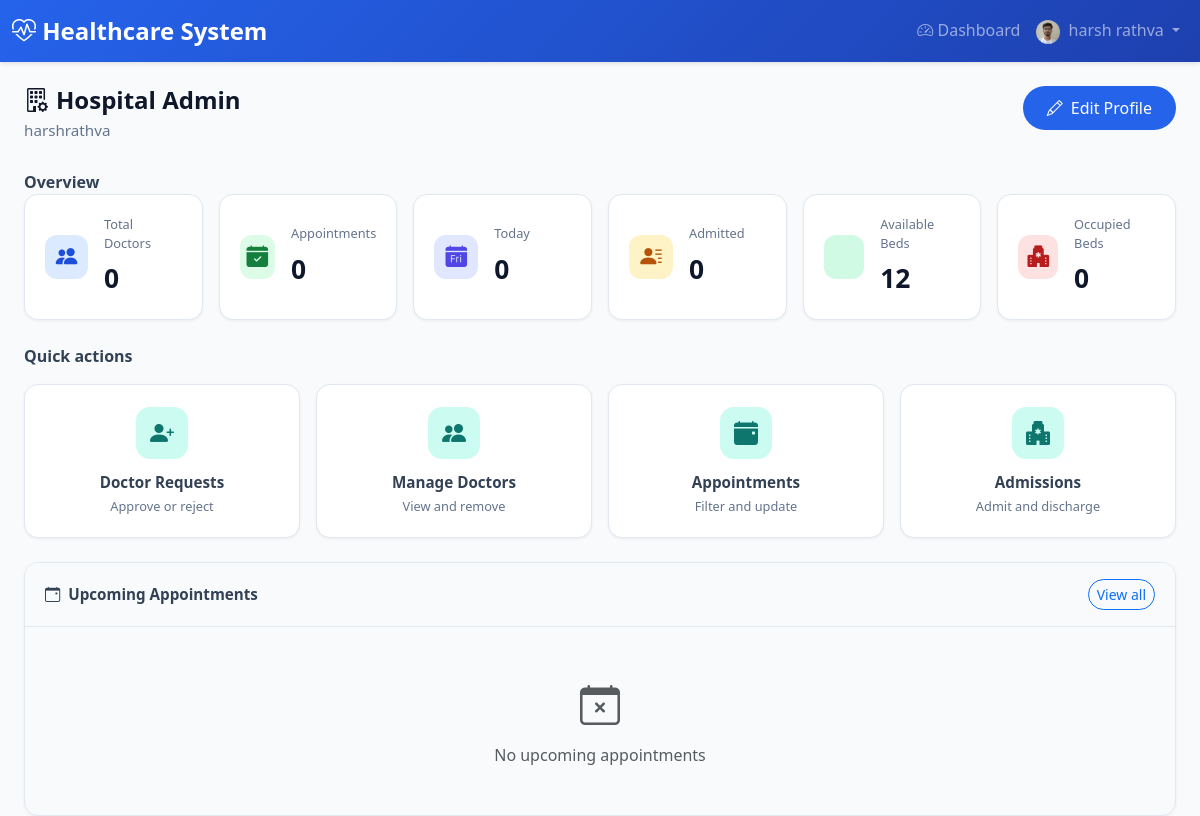
/hospitals/admin/ (signed in), run on an earlier commit of the app's database.
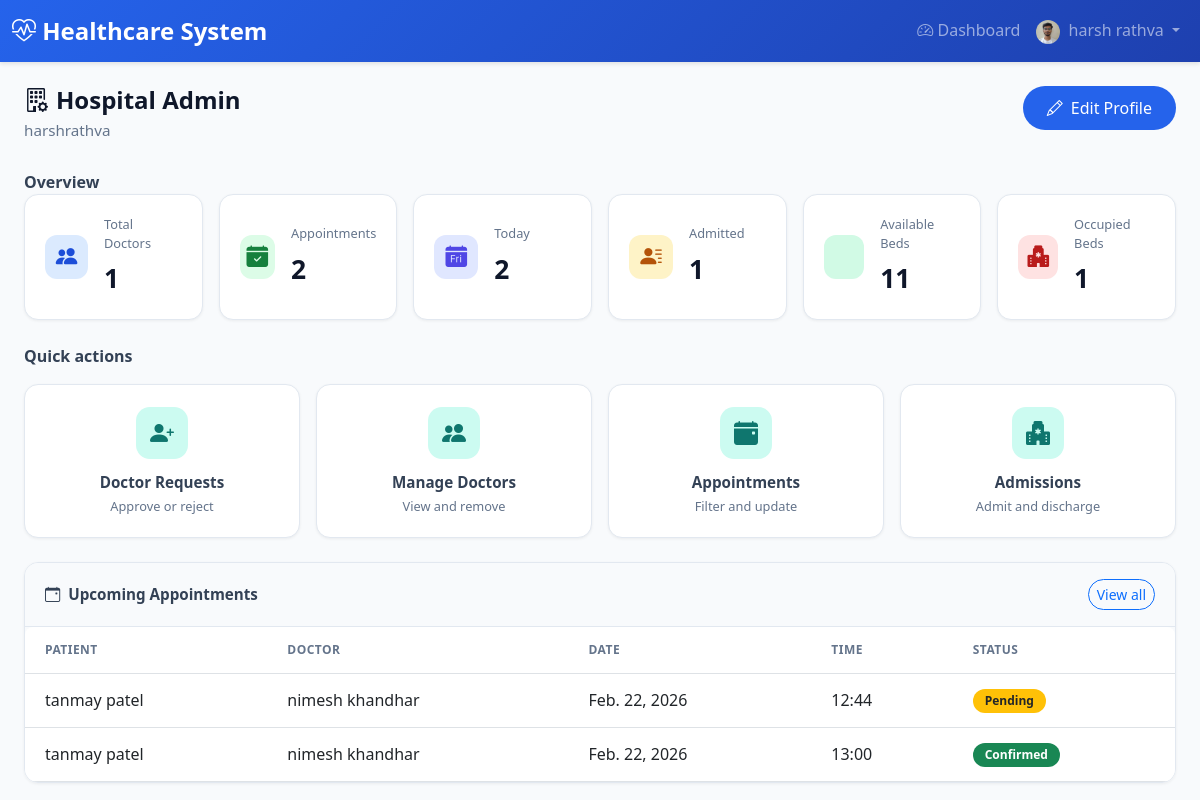
And on a later commit of the database.
### appointments/models.py (models this page shows, shortened)
class Appointment(models.Model):
    STATUS_CHOICES = [
        ('PENDING', 'Pending'),
        ('CONFIRMED', 'Confirmed'),
        ('CANCELLED', 'Cancelled'),
        ('COMPLETED', 'Completed'),
        ('RESCHEDULED', 'Rescheduled'),
    ]
    patient = models.ForeignKey(
        settings.AUTH_USER_MODEL,
        on_delete=models.CASCADE,
        related_name='patient_appointments',
        limit_choices_to={'role': 'PATIENT'}
    )
    doctor = models.ForeignKey(
        settings.AUTH_USER_MODEL,
        on_delete=models.CASCADE,
        related_name='doctor_appointments',
        limit_choices_to={'role': 'DOCTOR'}
    )
    hospital = models.ForeignKey(
        'hospitals.Hospital',
        on_delete=models.CASCADE,
        related_name='appointments',
        null=True,
        blank=True
    )
    appointment_date = models.DateField()
    appointment_time = models.TimeField()
    status = models.CharField(max_length=20, choices=STATUS_CHOICES, default='PENDING')
    is_emergency = models.BooleanField(default=False)
    reason = models.TextField(help_text="Reason for appointment")
    notes = models.TextField(blank=True, help_text="Additional notes")
    prescription = models.TextField(blank=True, help_text="Prescription details")
    created_at = models.DateTimeField(auto_now_add=True)
    updated_at = models.DateTimeField(auto_now=True)
    class Meta:
        db_table = 'appointments'
        verbose_name = 'Appointment'
        verbose_name_plural = 'Appointments'
        ordering = ['-appointment_date', '-appointment_time']

### accounts/models.py (models this page shows, shortened)
class User(AbstractUser):
    email = models.EmailField(unique=True)
    ROLE_CHOICES = [
        ('ADMIN', 'Admin'),
        ('DOCTOR', 'Doctor'),
        ('PATIENT', 'Patient'),
        ('HOSPITAL', 'Hospital'),
        ('HOSPITAL_ADMIN', 'Hospital Admin'),
    ]
    role = models.CharField(max_length=20, choices=ROLE_CHOICES, default='PATIENT')
    is_approved = models.BooleanField(default=False)  # For Doctor and Hospital approval
    phone_number = models.CharField(max_length=15, blank=True)
    address = models.TextField(blank=True)
    profile_picture = models.ImageField(upload_to='user_profiles/', blank=True, null=True)
    created_at = models.DateTimeField(auto_now_add=True)
    updated_at = models.DateTimeField(auto_now=True)
    class Meta:
        db_table = 'users'
        verbose_name = 'User'
        verbose_name_plural = 'Users'

### hospitals/admin_views.py (the view)
# urls.py: path('admin/', admin_views.HospitalAdminDashboardView.as_view(), name='admin_dashboard'),
class HospitalAdminDashboardView(HospitalRequiredMixin, TemplateView):
    template_name = 'hospitals/admin/dashboard.html'
    def get_context_data(self, **kwargs):
        context = super().get_context_data(**kwargs)
        hospital = get_hospital(self.request)
        if not hospital:
            return context
        today = timezone.now().date()
        context['hospital'] = hospital
        context['total_doctors'] = hospital.get_doctors().count()
        context['total_appointments'] = Appointment.objects.filter(hospital=hospital).count()
        context['today_appointments'] = Appointment.objects.filter(
            hospital=hospital,
            appointment_date=today,
            status__in=['PENDING', 'CONFIRMED']
        ).count()
        context['total_admitted'] = hospital.admissions.filter(
            Q(discharge_time__isnull=True) | Q(discharge_time__gt=timezone.now())
        ).count()
        context['available_beds'] = hospital.available_beds_count
        context['occupied_beds'] = hospital.occupied_beds_count
        context['upcoming_appointments'] = Appointment.objects.filter(
            hospital=hospital,
            appointment_date__gte=today,
            status__in=['PENDING', 'CONFIRMED']
        ).order_by('appointment_date', 'appointment_time')[:5]
        return context

### accounts/mixins.py (called while the page is built)
    def dispatch(self, request, *args, **kwargs):
        if not request.user.is_authenticated:
            return self.handle_no_permission()
        if not request.user.is_active:
            from django.contrib.auth import logout
            logout(request)
            messages.error(request, 'Your account has been blocked. Please contact the administrator.')
            return redirect('accounts:login')
        if request.user.role not in self.allowed_roles:
            messages.error(request, "You don't have permission to access this page.")
            return redirect('accounts:dashboard_redirect')
        return super().dispatch(request, *args, **kwargs)

### hospitals/admin_views.py (called while the page is built)
def get_hospital(request):
    if not request.user.is_authenticated:
        return None
    if request.user.role not in ('HOSPITAL', 'HOSPITAL_ADMIN'):
        return None
    return getattr(request.user, 'hospital_profile', None)

### hospitals/models.py (called while the page is built)
    def get_doctors(self):
        from doctors.models import DoctorProfile
        return DoctorProfile.objects.filter(
            models.Q(hospital_assignments__hospital=self, hospital_assignments__is_active=True) |
            models.Q(hospital=self)
        ).distinct()

### templates/hospitals/admin/dashboard.html (shortened to what the changed rows need)
{% extends 'base.html' %}
{% block content %}
<div class="container-fluid hospital-dash">
    <div class="page-header d-flex flex-wrap justify-content-between align-items-start gap-3">
        <div>
            <h1><i class="bi bi-building-gear me-2"></i>Hospital Admin</h1>
        </div>
    </div>
    {% if hospital %}
    <p class="section-title mb-0">Overview</p>
    <div class="row g-3 mb-4">
        <div class="col-6 col-md-4 col-xl-2">
            <div class="stat-card stat-doctors d-flex align-items-center">
                <div class="stat-icon me-3"><i class="bi bi-people-fill"></i></div>
                <div>
                    <div class="stat-label">Total Doctors</div>
                    <div class="stat-value">{{ total_doctors }}</div>
                </div>
            </div>
        </div>
        <div class="col-6 col-md-4 col-xl-2">
            <div class="stat-card stat-appts d-flex align-items-center">
                <div class="stat-icon me-3"><i class="bi bi-calendar-check-fill"></i></div>
                <div>
                    <div class="stat-label">Appointments</div>
                    <div class="stat-value">{{ total_appointments }}</div>
                </div>
            </div>
        </div>
        <div class="col-6 col-md-4 col-xl-2">
            <div class="stat-card stat-today d-flex align-items-center">
                <div class="stat-icon me-3"><i class="bi bi-calendar-day-fill"></i></div>
                <div>
                    <div class="stat-label">Today</div>
                    <div class="stat-value">{{ today_appointments }}</div>
                </div>
            </div>
        </div>
        <div class="col-6 col-md-4 col-xl-2">
            <div class="stat-card stat-admitted d-flex align-items-center">
                <div class="stat-icon me-3"><i class="bi bi-person-lines-fill"></i></div>
                <div>
                    <div class="stat-label">Admitted</div>
                    <div class="stat-value">{{ total_admitted }}</div>
                </div>
            </div>
        </div>
        <div class="col-6 col-md-4 col-xl-2">
            <div class="stat-card stat-available d-flex align-items-center">
                <div class="stat-icon me-3"></div>
                <div>
                    <div class="stat-label">Available Beds</div>
                    <div class="stat-value">{{ available_beds }}</div>
                </div>
            </div>
        </div>
        <div class="col-6 col-md-4 col-xl-2">
            <div class="stat-card stat-occupied d-flex align-items-center">
                <div class="stat-icon me-3"><i class="bi bi-hospital-fill"></i></div>
                <div>
                    <div class="stat-label">Occupied Beds</div>
                    <div class="stat-value">{{ occupied_beds }}</div>
                </div>
            </div>
        </div>
    </div>
    <p class="section-title">Quick actions</p>
    <div class="row g-3 mb-4">
        <div class="col-6 col-lg-3">
            <a href="{% url 'hospitals:admin_doctor_requests' %}" class="action-card">
                <div class="action-icon"><i class="bi bi-person-plus-fill"></i></div>
                <div class="action-title">Doctor Requests</div>
                <div class="action-desc">Approve or reject</div>
            </a>
        </div>
        <div class="col-6 col-lg-3">
            <a href="{% url 'hospitals:admin_doctor_list' %}" class="action-card">
                <div class="action-icon"><i class="bi bi-people-fill"></i></div>
                <div class="action-title">Manage Doctors</div>
                <div class="action-desc">View and remove</div>
            </a>
        </div>
        <div class="col-6 col-lg-3">
            <a href="{% url 'hospitals:admin_appointments' %}" class="action-card">
                <div class="action-icon"><i class="bi bi-calendar-event-fill"></i></div>
                <div class="action-title">Appointments</div>
                <div class="action-desc">Filter and update</div>
            </a>
        </div>
        <div class="col-6 col-lg-3">
            <a href="{% url 'hospitals:admin_admissions' %}" class="action-card">
                <div class="action-icon"><i class="bi bi-hospital-fill"></i></div>
                <div class="action-title">Admissions</div>
                <div class="action-desc">Admit and discharge</div>
            </a>
        </div>
    </div>
    <div class="card-table">
        <div class="card-header d-flex justify-content-between align-items-center">
            <span><i class="bi bi-calendar-event me-2"></i>Upcoming Appointments</span>
            <a href="{% url 'hospitals:admin_appointments' %}" class="btn btn-sm btn-outline-primary rounded-pill">View all</a>
        </div>
        <div class="card-body p-0">
            {% if upcoming_appointments %}
            <div class="table-responsive">
                <table class="table table-hover align-middle mb-0">
                    <thead>
                        <tr>
                            <th>Patient</th>
                            <th>Doctor</th>
                            <th>Date</th>
                            <th>Time</th>
                            <th>Status</th>
                        </tr>
                    </thead>
                    <tbody>
                        {% for apt in upcoming_appointments %}
                        <tr>
                            <td>{{ apt.patient.get_full_name|default:apt.patient.username }}</td>
                            <td>{{ apt.doctor.get_full_name|default:apt.doctor.username }}</td>
                            <td>{{ apt.appointment_date }}</td>
                            <td>{{ apt.appointment_time|time:"H:i" }}</td>
                            <td><span class="badge bg-{% if apt.status == 'CONFIRMED' %}success{% else %}warning text-dark{% endif %} rounded-pill">{{ apt.get_status_display }}</span></td>
                        </tr>
                        {% endfor %}
                    </tbody>
                </table>
            </div>
            {% else %}
            <div class="text-center text-muted py-5">
                <i class="bi bi-calendar-x" style="font-size: 2.5rem;"></i>
                <p class="mt-2 mb-0">No upcoming appointments</p>
            </div>
            {% endif %}
        </div>
    </div>
    {% else %}
    <div class="alert alert-warning border-0 rounded-3 shadow-sm">
        <i class="bi bi-exclamation-triangle me-2"></i>Hospital profile not found. Please contact the administrator.
    </div>
    {% endif %}
</div>
{% endblock %}

What changed in the data, as far as the page shows it:
added Appointment: patient.get_full_name "tanmay patel", doctor.get_full_name "nimesh khandhar", appointment_date "Feb. 22, 2026", appointment_time "12:44", status "Pending"
added Appointment: patient.get_full_name "tanmay patel", doctor.get_full_name "nimesh khandhar", appointment_date "Feb. 22, 2026", appointment_time "13:00", status "Confirmed"
Also different on the page:
{{ total_doctors }}: "0" → "1"
{{ total_appointments }}: "0" → "2"
{{ today_appointments }}: "0" → "2"
{{ total_admitted }}: "0" → "1"
{{ available_beds }}: "12" → "11"
{{ occupied_beds }}: "0" → "1"
text no longer shown: "No upcoming appointments"
text now shown: "PATIENT DOCTOR DATE TIME STATUS"
